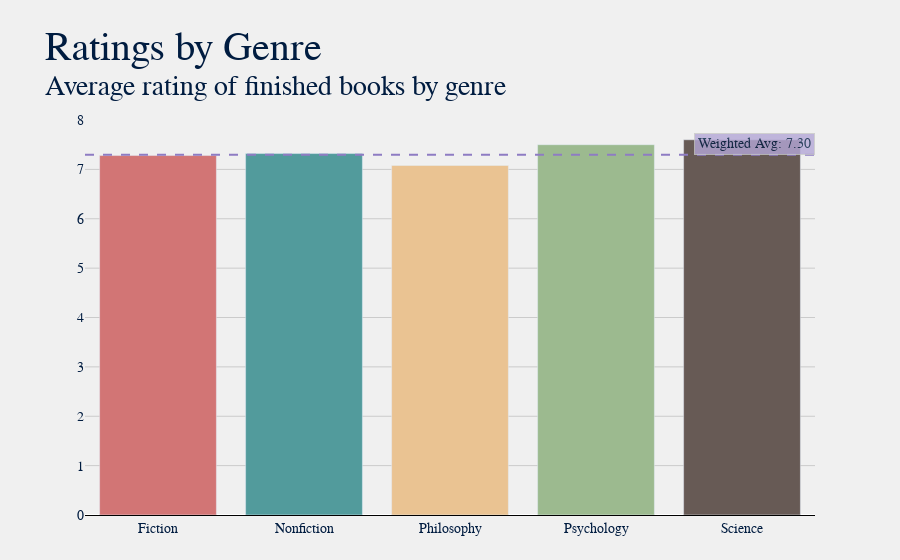

Notebook code for this chart:
### Markdown cell above
### Ratings

### Code cell
dfr = df.groupby('Genre')['Rating'].mean().reset_index().round(2)
dfr['Total'] = df.groupby('Genre')['Title'].count().reset_index(drop=True)

title = "Ratings by Genre"
sub = f"Average rating of finished books by genre"
plot.gen_bar_graph(dfr, 'Genre', title, sub, avg=True, w_avg='Rating')

### Figure 1 — Plotly figure (JSON) as saved in the notebook; plotly's stock layout.template omitted (floating-point values rounded to 4 significant figures)
{"data": [{"customdata": [["40", "Rating"], ["11", "Rating"], ["6", "Rating"], ["1", "Rating"], ["5", "Rating"]], "hovertemplate": "<b>%{x} Books</b>: %{customdata[0]}<br><b>Avg. %{customdata[1]}</b>: %{y}", "marker": {"color": ["#d27575", "#529b9c", "#eac392", "#9cba8f", "#675a55", "#d27575", "#529b9c", "#eac392", "#9cba8f", "#675a55", "#d27575", "#529b9c", "#eac392", "#9cba8f", "#675a55", "#d27575", "#529b9c", "#eac392", "#9cba8f", "#675a55", "#d27575", "#529b9c", "#eac392", "#9cba8f", "#675a55"]}, "name": "", "type": "bar", "x": ["Fiction", "Nonfiction", "Philosophy", "Psychology", "Science"], "y": [7.28, 7.32, 7.08, 7.5, 7.6]}], "layout": {"annotations": [{"bgcolor": "#b4a7d6", "bordercolor": "#c7c7c7", "borderpad": 3, "borderwidth": 1, "opacity": 0.8, "showarrow": false, "text": "Weighted Avg: 7.30", "x": 1, "xanchor": "right", "xref": "x domain", "y": 7.297, "yanchor": "bottom", "yref": "y"}], "autosize": true, "barmode": "group", "font": {"color": "#001c40", "family": "Baskerville", "size": 14}, "margin": {"b": 45, "l": 85, "r": 85, "t": 120}, "paper_bgcolor": "#f0f0f0", "plot_bgcolor": "#f0f0f0", "shapes": [{"line": {"color": "#8e7cc3", "dash": "dash", "width": 2}, "type": "line", "x0": 0, "x1": 1, "xref": "x domain", "y0": 7.297, "y1": 7.297, "yref": "y"}], "title": {"font": {"color": "#001c40", "family": "Baskerville, Bold", "size": 40}, "text": "Ratings by Genre<br><sup>Average rating of finished books by genre"}, "xaxis": {"autorange": true, "gridcolor": "#cbcbcb", "linecolor": "black", "range": [-0.5, 4.5], "showgrid": false, "showline": true, "title": {}, "type": "category"}, "yaxis": {"autorange": true, "gridcolor": "#cbcbcb", "linecolor": "black", "range": [0, 8], "showgrid": true, "showline": false, "showticklabels": true, "title": {}, "type": "linear"}}}
